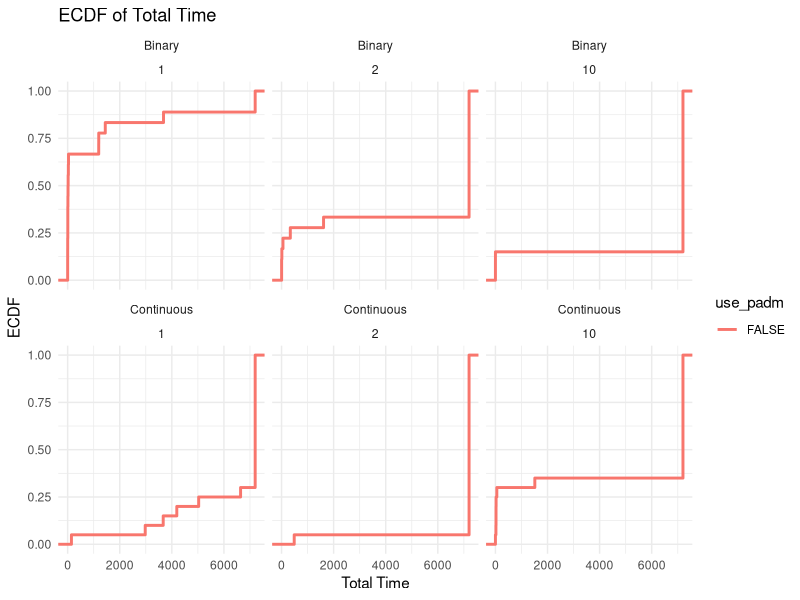
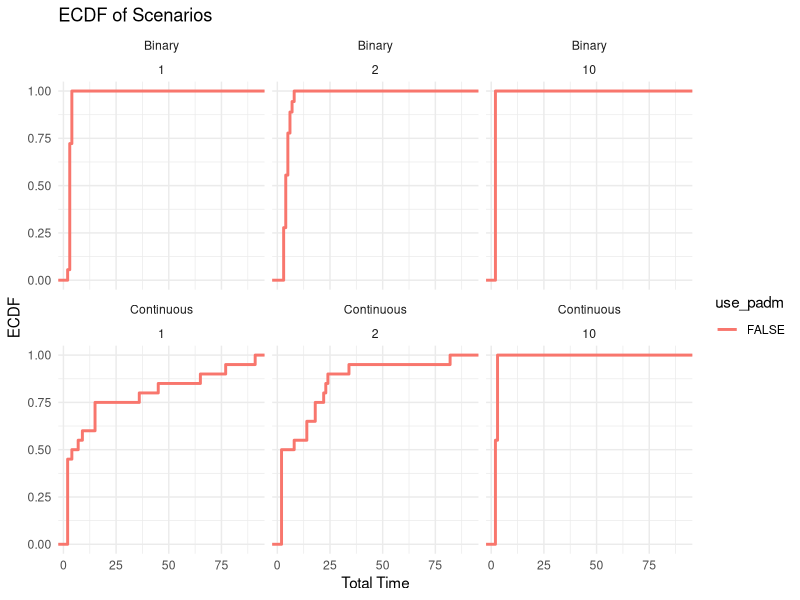
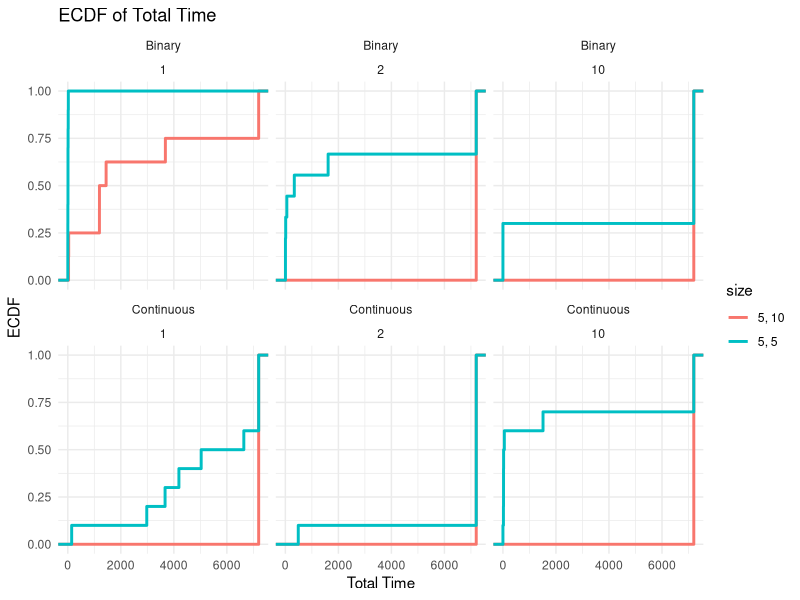

The R script that drew these images, in order:
## ---- chunk 1
library(rmarkdown)
library(kableExtra)
library(ggplot2)
library(stringr)
suppressPackageStartupMessages(library(dplyr))
## ---- chunk 2
results = read.csv("results.csv", header = FALSE)
colnames(results) = c("tag", "instance", "n_customers", "n_facilities", "Gamma", "follower_type", "use_padm", "total_time", "status", "reason", "best_bound", "best_obj", "n_iterations", "n_scenarios", "master_time", "separation_time")
#results = results %>% mutate(instance = basename(instance))
results$tag = NULL
results = results %>% mutate(total_time = ifelse(total_time > 7200, 7200, total_time))
#matches = str_match(results$instance, "instance_(\\d+)_(\\d+)_(\\d+)_\\d+\\.txt")
#results = data.frame(
#  results,
#  n_facilites = as.numeric(matches[,2]),
#  n_customers = as.numeric(matches[,3]),
#  ratio = as.numeric(matches[,4]) / 100
#)
results$use_padm = as.logical(results$use_padm)
results$size = paste0(results$n_facilities, ", ", results$n_customers)
paged_table(results)
## ---- chunk 3
ggplot(results, aes(x = total_time, color = use_padm)) +
  stat_ecdf(geom = "step", linewidth = 1) +
  labs(title = "ECDF of Total Time",
       x = "Total Time",
       y = "ECDF") +
  facet_wrap(follower_type~Gamma) +
  theme_minimal()

ggplot(results, aes(x = n_scenarios, color = use_padm)) +
  stat_ecdf(geom = "step", linewidth = 1) +
  labs(title = "ECDF of Scenarios",
       x = "Total Time",
       y = "ECDF") +
  facet_wrap(follower_type~Gamma) +
  theme_minimal()

ggplot(results, aes(x = total_time, color = size)) +
  stat_ecdf(geom = "step", linewidth = 1) +
  labs(title = "ECDF of Total Time",
       x = "Total Time",
       y = "ECDF") +
  facet_wrap(follower_type~Gamma) +
  theme_minimal()
## ---- chunk 4
summary_table = results %>%
  filter(total_time < 7200) %>%
  group_by(follower_type, use_padm, n_facilities, n_customers, Gamma) %>%
  summarise(
    n_solved = n(),
    avg_total_time = mean(total_time, na.rm = TRUE),
    avg_master_time = mean(master_time, na.rm = TRUE),
    avg_separation_time = mean(separation_time, na.rm = TRUE),
    avg_n_scenarios = mean(n_scenarios, na.rm = TRUE),
    n_optimal = sum(status == "Optimal"),
    statuses = toString(unique(status)),
    .groups = "drop"
  )

knitr::kable(
    summary_table,
    digits = c(0, 0, 0, 0, 2, 0, 2, 2, 2, 0, 0),
    booktabs = TRUE,
    longtable = TRUE,
    col.names = c("Follower", "PADM", "$\\vert V_1 \\vert$", 
      "$\\vert V_2 \\vert$",  "$\\Gamma$", "Solved", "Total Time", 
      "Master Time", "Separation Time", "# Scenarios", "Optimal", "Statuses"),
    caption = "Summary table"
  ) %>%
  kable_classic(latex_options = "hold_position") %>%
  add_header_above(c(" " = 5, "Solved Instances" = 5, "Status Info" = 2))
